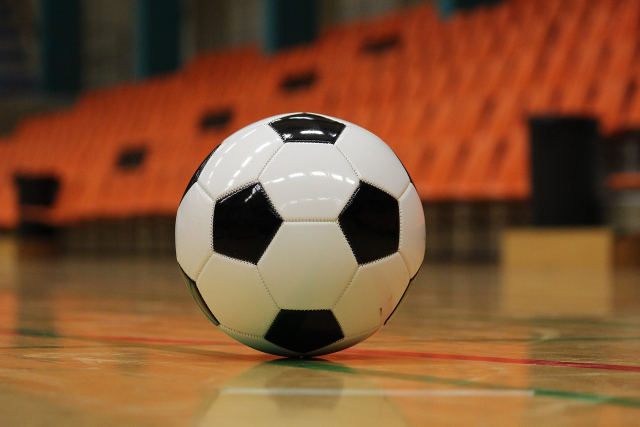
#> input picture opencv/image/ball2.jpg, 1280 x 853 px (shown at 1/2 size)
$ python Circle_detection.py
#> lines starting #> are read from the running program, lines starting #| are printed output that depends on the picture; after the words box and inside, x2 and y2 are one past the last pixel; in counts of white or black regions, pixels touching at a corner belong together
#!/usr/bin/env python
# coding: utf-8

import cv2
import numpy as np
from matplotlib import pyplot as plt

# 画像の読み込み
img_org = cv2.imread('image/ball2.jpg')
#> img_org is the input picture: shape (853, 1280, 3); mean B, G, R 51, 83.4, 129
# グレースケール化
imgray = cv2.cvtColor(img_org, cv2.COLOR_BGR2GRAY)
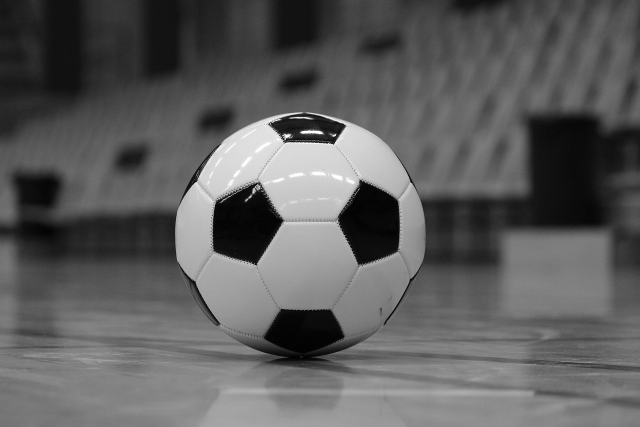
#> imgray: shape (853, 1280) (shown at 1/2 size); min 0, max 255, mean 93.3
# メディアフィルターを用いて画像をぼかす
imgray = cv2.medianBlur(imgray, 5)

#　ハフ変換による円の検出
circles = cv2.HoughCircles(imgray, cv2.HOUGH_GRADIENT, 1, 20,
                           param1=750, param2=30, minRadius=0, maxRadius=0)
#> circles = [[598.5, 479.5, 251.1]]

circles = np.uint16(np.around(circles))
#> circles = [[598, 480, 251]]
for i in circles[0,:]:
    # 円の描画
    cv2.circle(img_org, (i[0],i[1]), i[2], (0,255,0), 2)
    # 中心点の描画
    cv2.circle(img_org, (i[0],i[1]), 2, (0,0,255), 3)
#> this loop made 1 pass
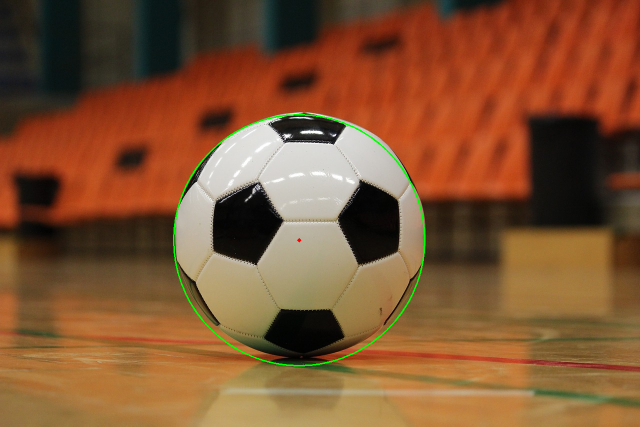
#> img_org: shape (853, 1280, 3) (shown at 1/2 size); 0.43% of pixels changed, all inside (x1, y1, x2, y2) = (346, 228, 851, 733)

cv2.imshow('detected circles', img_org)
cv2.waitKey(0)
cv2.destroyAllWindows()
